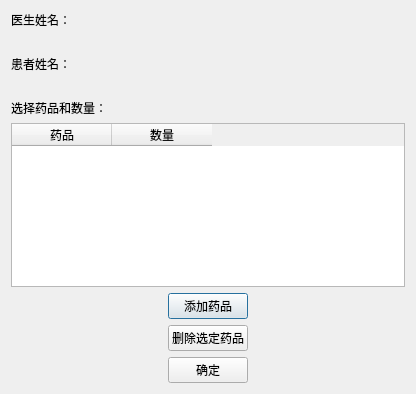
<?xml version="1.0" encoding="UTF-8"?>
<ui version="4.0">
 <class>Dialog</class>
 <widget class="QDialog" name="Dialog">
  <property name="geometry">
   <rect>
    <x>0</x>
    <y>0</y>
    <width>416</width>
    <height>394</height>
   </rect>
  </property>
  <property name="windowTitle">
   <string>编辑处方</string>
  </property>
  <property name="styleSheet">
   <string notr="true">background-image:url(:/back.jpg)</string>
  </property>
  <layout class="QVBoxLayout" name="verticalLayout">
   <item>
    <widget class="QLabel" name="label_2">
     <property name="text">
      <string>医生姓名：</string>
     </property>
    </widget>
   </item>
   <item>
    <widget class="QLabel" name="label_4">
     <property name="text">
      <string/>
     </property>
    </widget>
   </item>
   <item>
    <widget class="QLabel" name="label">
     <property name="text">
      <string>患者姓名：</string>
     </property>
    </widget>
   </item>
   <item>
    <widget class="QLabel" name="label_5">
     <property name="text">
      <string/>
     </property>
    </widget>
   </item>
   <item>
    <widget class="QLabel" name="label_3">
     <property name="text">
      <string>选择药品和数量：</string>
     </property>
    </widget>
   </item>
   <item>
    <widget class="QTableWidget" name="tableWidget">
     <column>
      <property name="text">
       <string>药品</string>
      </property>
     </column>
     <column>
      <property name="text">
       <string>数量</string>
      </property>
     </column>
    </widget>
   </item>
   <item alignment="Qt::AlignHCenter">
    <widget class="QPushButton" name="addButton">
     <property name="text">
      <string>添加药品</string>
     </property>
    </widget>
   </item>
   <item alignment="Qt::AlignHCenter">
    <widget class="QPushButton" name="deleteButton">
     <property name="text">
      <string>删除选定药品</string>
     </property>
    </widget>
   </item>
   <item alignment="Qt::AlignHCenter">
    <widget class="QPushButton" name="confirmButton">
     <property name="text">
      <string>确定</string>
     </property>
    </widget>
   </item>
  </layout>
 </widget>
 <resources>
  <include location="background_image.qrc"/>
 </resources>
 <connections/>
</ui>
